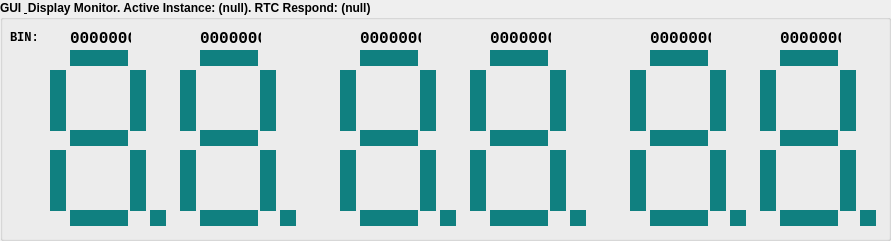
   <widget class="QGroupBox" name="widget_gui">
    <property name="geometry">
     <rect>
      <x>10</x>
      <y>0</y>
      <width>891</width>
      <height>241</height>
     </rect>
    </property>
    <property name="font">
     <font>
      <weight>75</weight>
      <bold>true</bold>
     </font>
    </property>
    <property name="title">
     <string>GUI &amp; Display Monitor. Active Instance: (null). RTC Respond: (null)</string>
    </property>
    <widget class="QWidget" name="sec" native="true">
     <property name="geometry">
      <rect>
       <x>760</x>
       <y>50</y>
       <width>121</width>
       <height>181</height>
      </rect>
     </property>
     <widget class="QLabel" name="sec_hdp">
      <property name="geometry">
       <rect>
        <x>100</x>
        <y>160</y>
        <width>16</width>
        <height>16</height>
       </rect>
      </property>
      <property name="styleSheet">
       <string notr="true">background-color: rgb(16, 128, 128);</string>
      </property>
      <property name="text">
       <string/>
      </property>
     </widget>
     <widget class="QLabel" name="sec_a">
      <property name="geometry">
       <rect>
        <x>20</x>
        <y>0</y>
        <width>58</width>
        <height>16</height>
       </rect>
      </property>
      <property name="styleSheet">
       <string notr="true">background-color: rgb(16, 128, 128);</string>
      </property>
      <property name="text">
       <string/>
      </property>
     </widget>
     <widget class="QLabel" name="sec_e">
      <property name="geometry">
       <rect>
        <x>0</x>
        <y>100</y>
        <width>16</width>
        <height>61</height>
       </rect>
      </property>
      <property name="styleSheet">
       <string notr="true">background-color: rgb(16, 128, 128);</string>
      </property>
      <property name="text">
       <string/>
      </property>
     </widget>
     <widget class="QLabel" name="sec_c">
      <property name="geometry">
       <rect>
        <x>80</x>
        <y>100</y>
        <width>16</width>
        <height>61</height>
       </rect>
      </property>
      <property name="styleSheet">
       <string notr="true">background-color: rgb(16, 128, 128);</string>
      </property>
      <property name="text">
       <string/>
      </property>
     </widget>
     <widget class="QLabel" name="sec_d">
      <property name="geometry">
       <rect>
        <x>20</x>
        <y>160</y>
        <width>58</width>
        <height>16</height>
       </rect>
      </property>
      <property name="styleSheet">
       <string notr="true">background-color: rgb(16, 128, 128);</string>
      </property>
      <property name="text">
       <string/>
      </property>
     </widget>
     <widget class="QLabel" name="sec_f">
      <property name="geometry">
       <rect>
        <x>0</x>
        <y>20</y>
        <width>16</width>
        <height>61</height>
       </rect>
      </property>
      <property name="styleSheet">
       <string notr="true">background-color: rgb(16, 128, 128);</string>
      </property>
      <property name="text">
       <string/>
      </property>
     </widget>
     <widget class="QLabel" name="sec_b">
      <property name="geometry">
       <rect>
        <x>80</x>
        <y>20</y>
        <width>16</width>
        <height>61</height>
       </rect>
      </property>
      <property name="styleSheet">
       <string notr="true">background-color: rgb(16, 128, 128);</string>
      </property>
      <property name="text">
       <string/>
      </property>
     </widget>
     <widget class="QLabel" name="sec_g">
      <property name="geometry">
       <rect>
        <x>20</x>
        <y>80</y>
        <width>58</width>
        <height>16</height>
       </rect>
      </property>
      <property name="styleSheet">
       <string notr="true">background-color: rgb(16, 128, 128);</string>
      </property>
      <property name="text">
       <string/>
      </property>
     </widget>
    </widget>
    <widget class="QWidget" name="min_dec" native="true">
     <property name="geometry">
      <rect>
       <x>340</x>
       <y>50</y>
       <width>121</width>
       <height>181</height>
      </rect>
     </property>
     <widget class="QLabel" name="min_d_hdp">
      <property name="geometry">
       <rect>
        <x>100</x>
        <y>160</y>
        <width>16</width>
        <height>16</height>
       </rect>
      </property>
      <property name="styleSheet">
       <string notr="true">background-color: rgb(16, 128, 128);</string>
      </property>
      <property name="text">
       <string/>
      </property>
     </widget>
     <widget class="QLabel" name="min_d_a">
      <property name="geometry">
       <rect>
        <x>20</x>
        <y>0</y>
        <width>58</width>
        <height>16</height>
       </rect>
      </property>
      <property name="styleSheet">
       <string notr="true">background-color: rgb(16, 128, 128);</string>
      </property>
      <property name="text">
       <string/>
      </property>
     </widget>
     <widget class="QLabel" name="min_d_e">
      <property name="geometry">
       <rect>
        <x>0</x>
        <y>100</y>
        <width>16</width>
        <height>61</height>
       </rect>
      </property>
      <property name="styleSheet">
       <string notr="true">background-color: rgb(16, 128, 128);</string>
      </property>
      <property name="text">
       <string/>
      </property>
     </widget>
     <widget class="QLabel" name="min_d_c">
      <property name="geometry">
       <rect>
        <x>80</x>
        <y>100</y>
        <width>16</width>
        <height>61</height>
       </rect>
      </property>
      <property name="styleSheet">
       <string notr="true">background-color: rgb(16, 128, 128);</string>
      </property>
      <property name="text">
       <string/>
      </property>
     </widget>
     <widget class="QLabel" name="min_d_d">
      <property name="geometry">
       <rect>
        <x>20</x>
        <y>160</y>
        <width>58</width>
        <height>16</height>
       </rect>
      </property>
      <property name="styleSheet">
       <string notr="true">background-color: rgb(16, 128, 128);</string>
      </property>
      <property name="text">
       <string/>
      </property>
     </widget>
     <widget class="QLabel" name="min_d_f">
      <property name="geometry">
       <rect>
        <x>0</x>
        <y>20</y>
        <width>16</width>
        <height>61</height>
       </rect>
      </property>
      <property name="styleSheet">
       <string notr="true">background-color: rgb(16, 128, 128);</string>
      </property>
      <property name="text">
       <string/>
      </property>
     </widget>
     <widget class="QLabel" name="min_d_b">
      <property name="geometry">
       <rect>
        <x>80</x>
        <y>20</y>
        <width>16</width>
        <height>61</height>
       </rect>
      </property>
      <property name="styleSheet">
       <string notr="true">background-color: rgb(16, 128, 128);</string>
      </property>
      <property name="text">
       <string/>
      </property>
     </widget>
     <widget class="QLabel" name="min_d_g">
      <property name="geometry">
       <rect>
        <x>20</x>
        <y>80</y>
        <width>58</width>
        <height>16</height>
       </rect>
      </property>
      <property name="styleSheet">
       <string notr="true">background-color: rgb(16, 128, 128);</string>
      </property>
      <property name="text">
       <string/>
      </property>
     </widget>
    </widget>
    <widget class="QWidget" name="min" native="true">
     <property name="geometry">
      <rect>
       <x>470</x>
       <y>50</y>
       <width>121</width>
       <height>181</height>
      </rect>
     </property>
     <widget class="QLabel" name="min_hdp">
      <property name="geometry">
       <rect>
        <x>100</x>
        <y>160</y>
        <width>16</width>
        <height>16</height>
       </rect>
      </property>
      <property name="styleSheet">
       <string notr="true">background-color: rgb(16, 128, 128);</string>
      </property>
      <property name="text">
       <string/>
      </property>
     </widget>
     <widget class="QLabel" name="min_a">
      <property name="geometry">
       <rect>
        <x>20</x>
        <y>0</y>
        <width>58</width>
        <height>16</height>
       </rect>
      </property>
      <property name="styleSheet">
       <string notr="true">background-color: rgb(16, 128, 128);</string>
      </property>
      <property name="text">
       <string/>
      </property>
     </widget>
     <widget class="QLabel" name="min_e">
      <property name="geometry">
       <rect>
        <x>0</x>
        <y>100</y>
        <width>16</width>
        <height>61</height>
       </rect>
      </property>
      <property name="styleSheet">
       <string notr="true">background-color: rgb(16, 128, 128);</string>
      </property>
      <property name="text">
       <string/>
      </property>
     </widget>
     <widget class="QLabel" name="min_c">
      <property name="geometry">
       <rect>
        <x>80</x>
        <y>100</y>
        <width>16</width>
        <height>61</height>
       </rect>
      </property>
      <property name="styleSheet">
       <string notr="true">background-color: rgb(16, 128, 128);</string>
      </property>
      <property name="text">
       <string/>
      </property>
     </widget>
     <widget class="QLabel" name="min_d">
      <property name="geometry">
       <rect>
        <x>20</x>
        <y>160</y>
        <width>58</width>
        <height>16</height>
       </rect>
      </property>
      <property name="styleSheet">
       <string notr="true">background-color: rgb(16, 128, 128);</string>
      </property>
      <property name="text">
       <string/>
      </property>
     </widget>
     <widget class="QLabel" name="min_f">
      <property name="geometry">
       <rect>
        <x>0</x>
        <y>20</y>
        <width>16</width>
        <height>61</height>
       </rect>
      </property>
      <property name="styleSheet">
       <string notr="true">background-color: rgb(16, 128, 128);</string>
      </property>
      <property name="text">
       <string/>
      </property>
     </widget>
     <widget class="QLabel" name="min_b">
      <property name="geometry">
       <rect>
        <x>80</x>
        <y>20</y>
        <width>16</width>
        <height>61</height>
       </rect>
      </property>
      <property name="styleSheet">
       <string notr="true">background-color: rgb(16, 128, 128);</string>
      </property>
      <property name="text">
       <string/>
      </property>
     </widget>
     <widget class="QLabel" name="min_g">
      <property name="geometry">
       <rect>
        <x>20</x>
        <y>80</y>
        <width>58</width>
        <height>16</height>
       </rect>
      </property>
      <property name="styleSheet">
       <string notr="true">background-color: rgb(16, 128, 128);</string>
      </property>
      <property name="text">
       <string/>
      </property>
     </widget>
    </widget>
    <widget class="QWidget" name="sec_dec" native="true">
     <property name="geometry">
      <rect>
       <x>630</x>
       <y>50</y>
       <width>121</width>
       <height>181</height>
      </rect>
     </property>
     <widget class="QLabel" name="sec_d_hdp">
      <property name="geometry">
       <rect>
        <x>100</x>
        <y>160</y>
        <width>16</width>
        <height>16</height>
       </rect>
      </property>
      <property name="styleSheet">
       <string notr="true">background-color: rgb(16, 128, 128);</string>
      </property>
      <property name="text">
       <string/>
      </property>
     </widget>
     <widget class="QLabel" name="sec_d_a">
      <property name="geometry">
       <rect>
        <x>20</x>
        <y>0</y>
        <width>58</width>
        <height>16</height>
       </rect>
      </property>
      <property name="styleSheet">
       <string notr="true">background-color: rgb(16, 128, 128);</string>
      </property>
      <property name="text">
       <string/>
      </property>
     </widget>
     <widget class="QLabel" name="sec_d_e">
      <property name="geometry">
       <rect>
        <x>0</x>
        <y>100</y>
        <width>16</width>
        <height>61</height>
       </rect>
      </property>
      <property name="styleSheet">
       <string notr="true">background-color: rgb(16, 128, 128);</string>
      </property>
      <property name="text">
       <string/>
      </property>
     </widget>
     <widget class="QLabel" name="sec_d_c">
      <property name="geometry">
       <rect>
        <x>80</x>
        <y>100</y>
        <width>16</width>
        <height>61</height>
       </rect>
      </property>
      <property name="styleSheet">
       <string notr="true">background-color: rgb(16, 128, 128);</string>
      </property>
      <property name="text">
       <string/>
      </property>
     </widget>
     <widget class="QLabel" name="sec_d_d">
      <property name="geometry">
       <rect>
        <x>20</x>
        <y>160</y>
        <width>58</width>
        <height>16</height>
       </rect>
      </property>
      <property name="styleSheet">
       <string notr="true">background-color: rgb(16, 128, 128);</string>
      </property>
      <property name="text">
       <string/>
      </property>
     </widget>
     <widget class="QLabel" name="sec_d_f">
      <property name="geometry">
       <rect>
        <x>0</x>
        <y>20</y>
        <width>16</width>
        <height>61</height>
       </rect>
      </property>
      <property name="styleSheet">
       <string notr="true">background-color: rgb(16, 128, 128);</string>
      </property>
      <property name="text">
       <string/>
      </property>
     </widget>
     <widget class="QLabel" name="sec_d_b">
      <property name="geometry">
       <rect>
        <x>80</x>
        <y>20</y>
        <width>16</width>
        <height>61</height>
       </rect>
      </property>
      <property name="styleSheet">
       <string notr="true">background-color: rgb(16, 128, 128);</string>
      </property>
      <property name="text">
       <string/>
      </property>
     </widget>
     <widget class="QLabel" name="sec_d_g">
      <property name="geometry">
       <rect>
        <x>20</x>
        <y>80</y>
        <width>58</width>
        <height>16</height>
       </rect>
      </property>
      <property name="styleSheet">
       <string notr="true">background-color: rgb(16, 128, 128);</string>
      </property>
      <property name="text">
       <string/>
      </property>
     </widget>
    </widget>
    <widget class="QWidget" name="hr_dec" native="true">
     <property name="geometry">
      <rect>
       <x>50</x>
       <y>50</y>
       <width>121</width>
       <height>181</height>
      </rect>
     </property>
     <widget class="QLabel" name="hr_d_hdp">
      <property name="geometry">
       <rect>
        <x>100</x>
        <y>160</y>
        <width>16</width>
        <height>16</height>
       </rect>
      </property>
      <property name="styleSheet">
       <string notr="true">background-color: rgb(16, 128, 128);</string>
      </property>
      <property name="text">
       <string/>
      </property>
     </widget>
     <widget class="QLabel" name="hr_d_a">
      <property name="geometry">
       <rect>
        <x>20</x>
        <y>0</y>
        <width>58</width>
        <height>16</height>
       </rect>
      </property>
      <property name="styleSheet">
       <string notr="true">background-color: rgb(16, 128, 128);</string>
      </property>
      <property name="text">
       <string/>
      </property>
     </widget>
     <widget class="QLabel" name="hr_d_e">
      <property name="geometry">
       <rect>
        <x>0</x>
        <y>100</y>
        <width>16</width>
        <height>61</height>
       </rect>
      </property>
      <property name="styleSheet">
       <string notr="true">background-color: rgb(16, 128, 128);</string>
      </property>
      <property name="text">
       <string/>
      </property>
     </widget>
     <widget class="QLabel" name="hr_d_c">
      <property name="geometry">
       <rect>
        <x>80</x>
        <y>100</y>
        <width>16</width>
        <height>61</height>
       </rect>
      </property>
      <property name="styleSheet">
       <string notr="true">background-color: rgb(16, 128, 128);</string>
      </property>
      <property name="text">
       <string/>
      </property>
     </widget>
     <widget class="QLabel" name="hr_d_d">
      <property name="geometry">
       <rect>
        <x>20</x>
        <y>160</y>
        <width>58</width>
        <height>16</height>
       </rect>
      </property>
      <property name="styleSheet">
       <string notr="true">background-color: rgb(16, 128, 128);</string>
      </property>
      <property name="text">
       <string/>
      </property>
     </widget>
     <widget class="QLabel" name="hr_d_f">
      <property name="geometry">
       <rect>
        <x>0</x>
        <y>20</y>
        <width>16</width>
        <height>61</height>
       </rect>
      </property>
      <property name="styleSheet">
       <string notr="true">background-color: rgb(16, 128, 128);</string>
      </property>
      <property name="text">
       <string/>
      </property>
     </widget>
     <widget class="QLabel" name="hr_d_b">
      <property name="geometry">
       <rect>
        <x>80</x>
        <y>20</y>
        <width>16</width>
        <height>61</height>
       </rect>
      </property>
      <property name="styleSheet">
       <string notr="true">background-color: rgb(16, 128, 128);</string>
      </property>
      <property name="text">
       <string/>
      </property>
     </widget>
     <widget class="QLabel" name="hr_d_g">
      <property name="geometry">
       <rect>
        <x>20</x>
        <y>80</y>
        <width>58</width>
        <height>16</height>
       </rect>
      </property>
      <property name="styleSheet">
       <string notr="true">background-color: rgb(16, 128, 128);</string>
      </property>
      <property name="text">
       <string/>
      </property>
     </widget>
    </widget>
    <widget class="QWidget" name="hr" native="true">
     <property name="geometry">
      <rect>
       <x>180</x>
       <y>50</y>
       <width>121</width>
       <height>181</height>
      </rect>
     </property>
     <widget class="QLabel" name="hr_hdp">
      <property name="geometry">
       <rect>
        <x>100</x>
        <y>160</y>
        <width>16</width>
        <height>16</height>
       </rect>
      </property>
      <property name="styleSheet">
       <string notr="true">background-color: rgb(16, 128, 128);</string>
      </property>
      <property name="text">
       <string/>
      </property>
     </widget>
     <widget class="QLabel" name="hr_a">
      <property name="geometry">
       <rect>
        <x>20</x>
        <y>0</y>
        <width>58</width>
        <height>16</height>
       </rect>
      </property>
      <property name="styleSheet">
       <string notr="true">background-color: rgb(16, 128, 128);</string>
      </property>
      <property name="text">
       <string/>
      </property>
     </widget>
     <widget class="QLabel" name="hr_e">
      <property name="geometry">
       <rect>
        <x>0</x>
        <y>100</y>
        <width>16</width>
        <height>61</height>
       </rect>
      </property>
      <property name="styleSheet">
       <string notr="true">background-color: rgb(16, 128, 128);</string>
      </property>
      <property name="text">
       <string/>
      </property>
     </widget>
     <widget class="QLabel" name="hr_c">
      <property name="geometry">
       <rect>
        <x>80</x>
        <y>100</y>
        <width>16</width>
        <height>61</height>
       </rect>
      </property>
      <property name="styleSheet">
       <string notr="true">background-color: rgb(16, 128, 128);</string>
      </property>
      <property name="text">
       <string/>
      </property>
     </widget>
     <widget class="QLabel" name="hr_d">
      <property name="geometry">
       <rect>
        <x>20</x>
        <y>160</y>
        <width>58</width>
        <height>16</height>
       </rect>
      </property>
      <property name="styleSheet">
       <string notr="true">background-color: rgb(16, 128, 128);</string>
      </property>
      <property name="text">
       <string/>
      </property>
     </widget>
     <widget class="QLabel" name="hr_f">
      <property name="geometry">
       <rect>
        <x>0</x>
        <y>20</y>
        <width>16</width>
        <height>61</height>
       </rect>
      </property>
      <property name="styleSheet">
       <string notr="true">background-color: rgb(16, 128, 128);</string>
      </property>
      <property name="text">
       <string/>
      </property>
     </widget>
     <widget class="QLabel" name="hr_b">
      <property name="geometry">
       <rect>
        <x>80</x>
        <y>20</y>
        <width>16</width>
        <height>61</height>
       </rect>
      </property>
      <property name="styleSheet">
       <string notr="true">background-color: rgb(16, 128, 128);</string>
      </property>
      <property name="text">
       <string/>
      </property>
     </widget>
     <widget class="QLabel" name="hr_g">
      <property name="geometry">
       <rect>
        <x>20</x>
        <y>80</y>
        <width>58</width>
        <height>16</height>
       </rect>
      </property>
      <property name="styleSheet">
       <string notr="true">background-color: rgb(16, 128, 128);</string>
      </property>
      <property name="text">
       <string/>
      </property>
     </widget>
    </widget>
    <widget class="QLabel" name="gui_bin_intro">
     <property name="geometry">
      <rect>
       <x>10</x>
       <y>30</y>
       <width>41</width>
       <height>16</height>
      </rect>
     </property>
     <property name="font">
      <font>
       <family>Consolas</family>
      </font>
     </property>
     <property name="text">
      <string>BIN:</string>
     </property>
    </widget>
    <widget class="QLabel" name="gui_bin_1">
     <property name="geometry">
      <rect>
       <x>70</x>
       <y>30</y>
       <width>61</width>
       <height>16</height>
      </rect>
     </property>
     <property name="font">
      <font>
       <family>Consolas</family>
       <pointsize>12</pointsize>
      </font>
     </property>
     <property name="text">
      <string>00000000</string>
     </property>
    </widget>
    <widget class="QLabel" name="gui_bin_2">
     <property name="geometry">
      <rect>
       <x>200</x>
       <y>30</y>
       <width>61</width>
       <height>16</height>
      </rect>
     </property>
     <property name="font">
      <font>
       <family>Consolas</family>
       <pointsize>12</pointsize>
      </font>
     </property>
     <property name="text">
      <string>00000000</string>
     </property>
    </widget>
    <widget class="QLabel" name="gui_bin_3">
     <property name="geometry">
      <rect>
       <x>360</x>
       <y>30</y>
       <width>61</width>
       <height>16</height>
      </rect>
     </property>
     <property name="font">
      <font>
       <family>Consolas</family>
       <pointsize>12</pointsize>
      </font>
     </property>
     <property name="text">
      <string>00000000</string>
     </property>
    </widget>
    <widget class="QLabel" name="gui_bin_4">
     <property name="geometry">
      <rect>
       <x>490</x>
       <y>30</y>
       <width>61</width>
       <height>16</height>
      </rect>
     </property>
     <property name="font">
      <font>
       <family>Consolas</family>
       <pointsize>12</pointsize>
      </font>
     </property>
     <property name="text">
      <string>00000000</string>
     </property>
    </widget>
    <widget class="QLabel" name="gui_bin_5">
     <property name="geometry">
      <rect>
       <x>650</x>
       <y>30</y>
       <width>61</width>
       <height>16</height>
      </rect>
     </property>
     <property name="font">
      <font>
       <family>Consolas</family>
       <pointsize>12</pointsize>
      </font>
     </property>
     <property name="text">
      <string>00000000</string>
     </property>
    </widget>
    <widget class="QLabel" name="gui_bin_6">
     <property name="geometry">
      <rect>
       <x>780</x>
       <y>30</y>
       <width>61</width>
       <height>16</height>
      </rect>
     </property>
     <property name="font">
      <font>
       <family>Consolas</family>
       <pointsize>12</pointsize>
      </font>
     </property>
     <property name="text">
      <string>00000000</string>
     </property>
    </widget>
   </widget>
